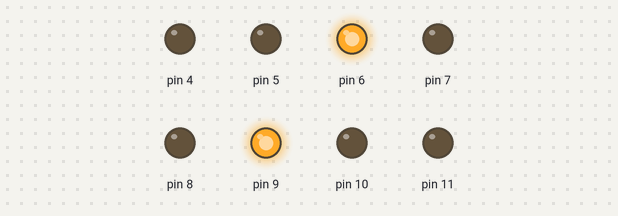
Recording of a sketch running on a simulated Arduino Uno, built with avr-gcc and run on an emulated ATmega328P. Parts: output pins drawn as LEDs (lit = HIGH).

Above: at 0.62 s.
At 1.0 s:
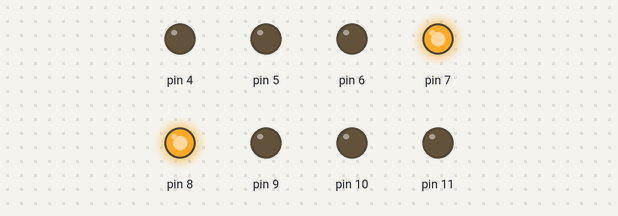
At 2.37 s:
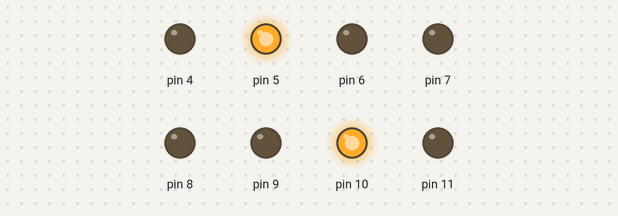
At 4.0 s:
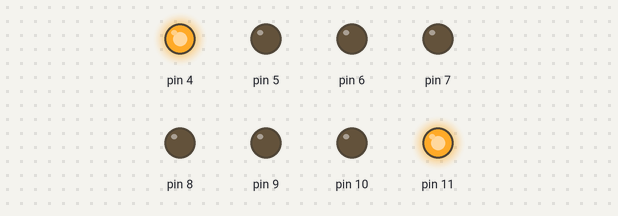
Timing chart, 0 to 4.6 s (numbered marks = the images above):
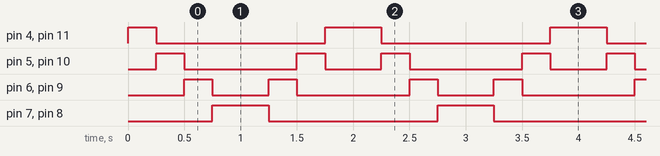

The sketch:

main.ino
```cpp
#include"library.h"

int LED[][2] = {{L0,L7},{L1,L6},{L2,L5},{L3,L4}}; //要同時亮的一組
bool flag = true; //控制順向還是反向，true為順向，false為反向。

void setup()
{
  initial();
}

void loop()
{
  if(flag)
  {
    for(int i = 0 ; i < 4 ; i++) //依照LED二維陣列row順向
    {
      run(LED[i][0],LED[i][1]);
    }
    flag = false; //flag要更改
  }
  else
  {
    for(int i = 3 ; i >= 0 ; i--) //依照LED二維陣列row反向
    {
      run(LED[i][0],LED[i][1]);
    }
    flag = true;
  }
}
```

library.cpp
```cpp
#include"library.h"
#include<Arduino.h>
void initial()
{
  for(int i = L0 ; i <= L7 ; i++)
  {
    pinMode(i,OUTPUT);
    digitalWrite(i,LOW);
  }
}
void run(int A,int B)
{
  digitalWrite(A,HIGH);
  digitalWrite(B,HIGH);
  delay(delay_time);
  digitalWrite(A,LOW);
  digitalWrite(B,LOW);
}
```

library.h
```cpp
#ifndef _LIBRARY_H
#define _LIBRARY_H


#define L0 4
#define L1 5
#define L2 6
#define L3 7
#define L4 8
#define L5 9
#define L6 10
#define L7 11
#define delay_time 250

void initial(); //初始化

void run(int,int); //執行LED

#endif
```

Measured:
- by itself, pin 4, pin 11: repeats every 2.0 s: LOW 1.5 s, HIGH 0.50 s
- by itself, pin 5, pin 10: repeats every 2.0 s: LOW 1.0 s, HIGH 0.25 s, LOW 0.50 s, HIGH 0.25 s
- by itself, pin 6, pin 9: repeats every 2.0 s: LOW 0.50 s, HIGH 0.25 s, LOW 1.0 s, HIGH 0.25 s
- by itself, pin 7, pin 8: alternates HIGH for 0.50 s and LOW for 1.5 s
